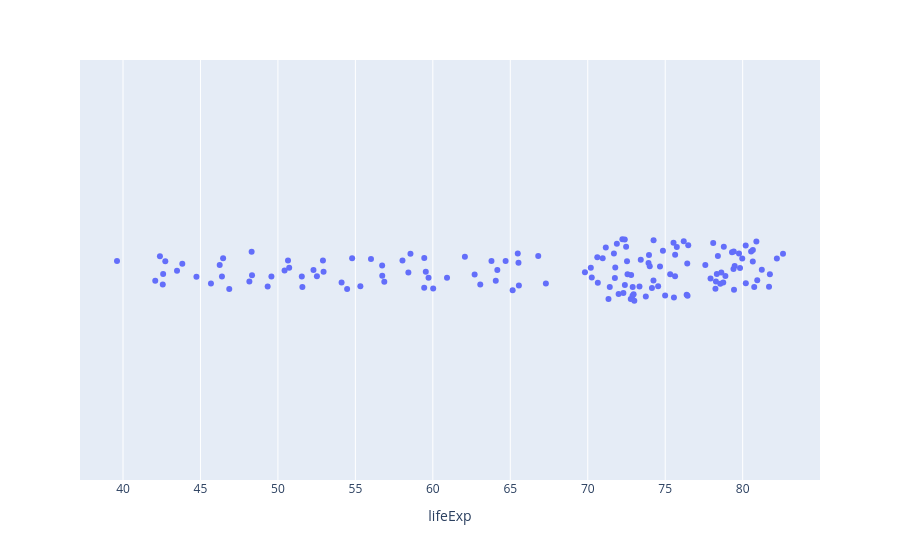

The notebook cell this image was saved under:
### Code cell
# Adding hover_name makes the country name appear prominently when you
# hover over a dot. This is one of the biggest advantages of interactive plots!
px.strip(
    df,
    x="lifeExp",
    hover_name="country"
)

### Figure 1 — Plotly figure (JSON) as saved in the notebook; plotly's stock layout.template omitted (floating-point values rounded to 4 significant figures; data arrays with more than 128 entries replaced by an {"elided": "..."} marker saying what was removed)
{"data": [{"alignmentgroup": "True", "boxpoints": "all", "fillcolor": "rgba(255,255,255,0)", "hoveron": "points", "hovertemplate": "<b>%{hovertext}</b><br><br>lifeExp=%{x}<extra></extra>", "hovertext": {"elided": "142 str values"}, "legendgroup": "", "line": {"color": "rgba(255,255,255,0)"}, "marker": {"color": "#636efa"}, "name": "", "offsetgroup": "", "orientation": "h", "pointpos": 0, "showlegend": false, "type": "box", "x": {"elided": "142 float values"}, "x0": " ", "xaxis": "x", "y0": " ", "yaxis": "y"}], "layout": {"boxmode": "group", "legend": {"tracegroupgap": 0}, "margin": {"t": 60}, "xaxis": {"anchor": "y", "domain": [0, 1], "title": {"text": "lifeExp"}}, "yaxis": {"anchor": "x", "domain": [0, 1]}}}
